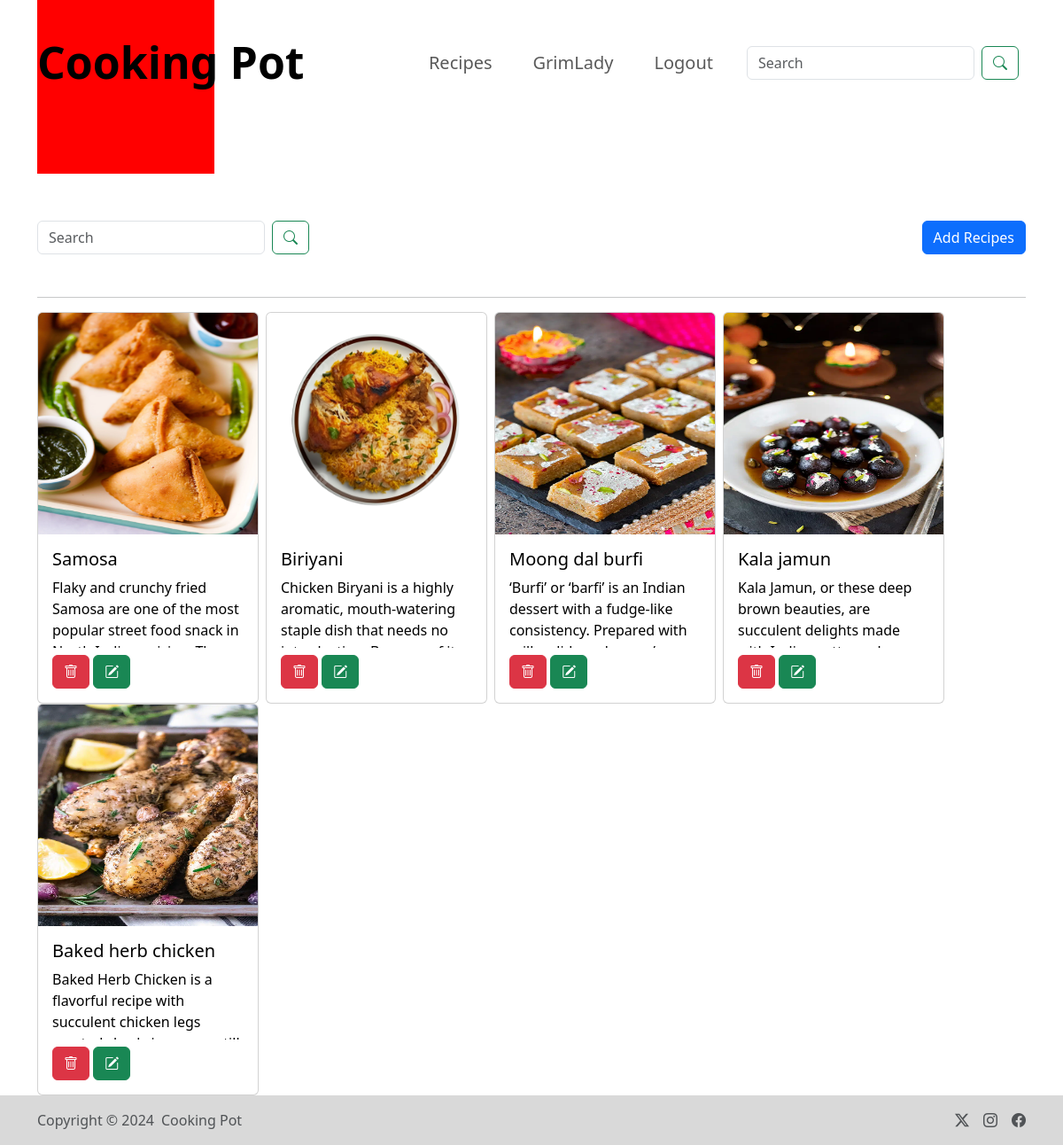
/recipe/ (signed in), run on an earlier commit of the app's database.
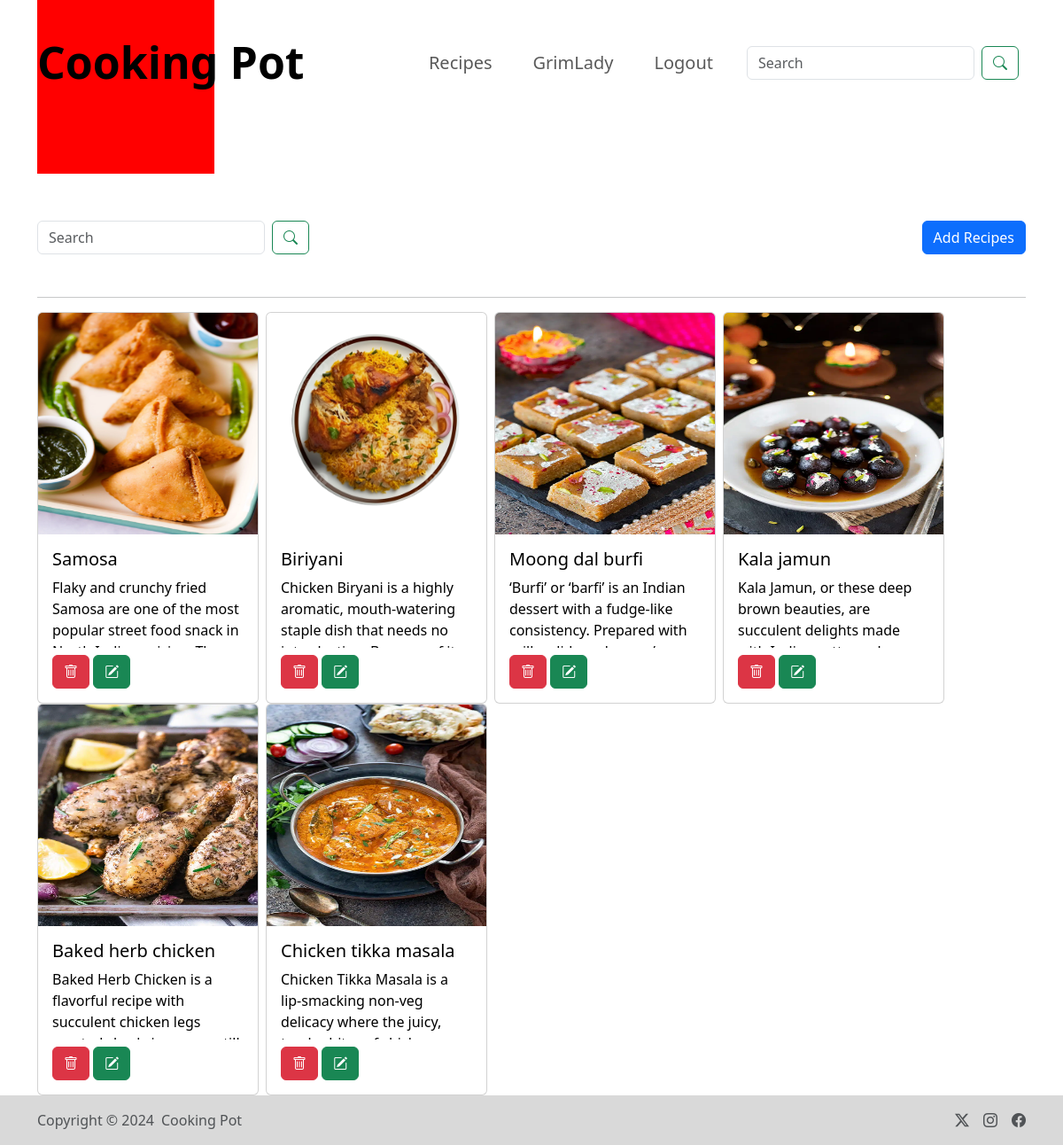
And on a later commit of the database.
### All/models.py (models this page shows)
class Recipe(models.Model):
    user = models.ForeignKey(User, on_delete = models.SET_NULL, null = True, blank = True)
    recipe_name = models.CharField(max_length=100)
    recipe_description = models.TextField()
    recipe_image = models.ImageField(upload_to="images")

### All/views.py (the view, shortened to what this page needs)
# urls.py: path('recipe/', recipe, name = "recipe"),
@login_required(login_url="/login_page/")
def recipe(request):
    queryset = Recipe.objects.all()
    if request.GET.get('search'):
        queryset= queryset.filter(recipe_name__icontains = request.GET.get('search'))
    context = {'recipes' : queryset}
    return render(request, 'recipe.html', context)

### All/Templates/recipe.html (shortened to what this page needs)
{% extends "base.html" %}
{% load static %}
{% block start%}
<div class="container mt-10 ">
    <div class="d-flex justify-content-between mb-5">
      <form class="d-flex">
        <input name="search" class="form-control search-box me-2" type="search" placeholder="Search" aria-label="Search">
        <button class="btn btn-outline-success me-2" type="submit"><i class="bi bi-search"></i></button>
    </form>
    <div>
      <button type="button" class="btn btn-add btn-primary" data-bs-toggle="modal" data-bs-target="#exampleModal">Add Recipes</button>
    </div>
  </div>
  <hr>
  <div class="d-flex flex-wrap">
    {% for recipe in recipes %}
    <a href="#" class="card-link text-decoration-none text-black" data-bs-toggle="modal" data-bs-target="#recipeModal{{ recipe.id }}">
      <div class="card me-2" style="width: 250px;">
        <img src="/media/{{ recipe.recipe_image }}" class="card-img-top" style="height: 250px;">
        <div class="card-body">
          <h5 class="card-title">{{ recipe.recipe_name }}</h5>
          <p class="card-text" style="height: 80px; overflow: hidden; text-overflow: ellipsis;">{{ recipe.recipe_description }}</p>
          <a href="/delete_recipe/{{ recipe.id }}/" class="btn btn-danger mt-2"> <i class="bi bi-trash"></i> </a>
          <a href="/update_recipe/{{ recipe.id }}/" class="btn btn-success mt-2"><i class="bi bi-pencil-square"></i> </a>
        </div>
      </div>
    </a>
    {% endfor %}
  </div>
 </div>
{% endblock %}

What changed in the data, as far as the page shows it:
added Recipe: recipe_image (picture), recipe_name "chicken tikka masala", recipe_description "Chicken Tikka Masala is a lip-smacking non-veg delicacy where the juicy,…"
